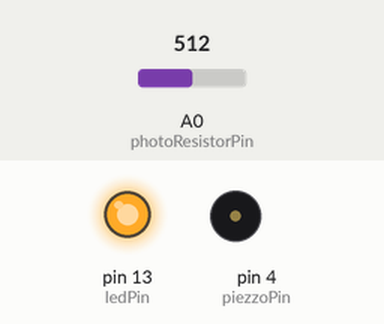
This sketch was run on a simulated Arduino Uno, built with avr-gcc and run on an emulated ATmega328P. Parts: output pins drawn as LEDs (lit = HIGH), buzzer (waves = sounding). The test bench sets the inputs (shaded band); at power-on: A0 (photoResistorPin) = 512.

Above: at 0.1 s.
At 5.1 s:
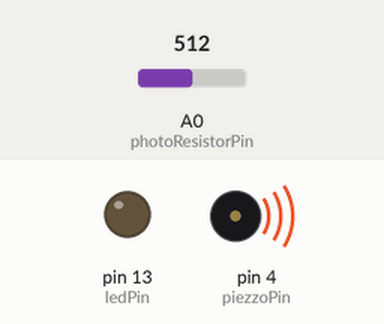
Timing chart, 0 to 6.6 s (numbered marks = the images above):
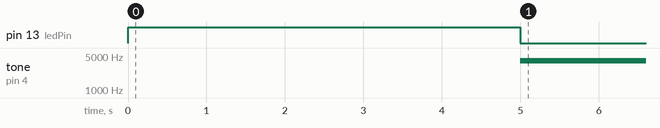

Measured:
- by itself, tone on pin 4 (piezzoPin): silent → 4000 Hz at 5.0 s

The sketch:

sketch_nov3.ino
```cpp
/*
based on arduino video tutorial
*/
const int ledPin = 13;
const int piezzoPin = 4;
const int photoResistorPin = A0;
int soundDuration = 20;

int sensorValue;
int sensorHigh;
int sensorLow;


void setup() {
  pinMode(ledPin, OUTPUT);
  digitalWrite(ledPin, HIGH);

  while(millis() < 5000) {
    sensorValue = analogRead(photoResistorPin);
  }
  if(sensorValue > sensorHigh){
    sensorHigh = sensorValue;
  }
  if(sensorValue < sensorLow){
    sensorLow = sensorValue;
  }
  digitalWrite(ledPin, LOW);
}

const int min_Hz = 50;
const int max_Hz = 4000;
void loop() {
  sensorValue = analogRead(photoResistorPin);
  int pitch = map(sensorValue, sensorLow, sensorHigh, min_Hz,max_Hz);

  tone(piezzoPin, pitch, soundDuration);

  delay(10);
}
```
